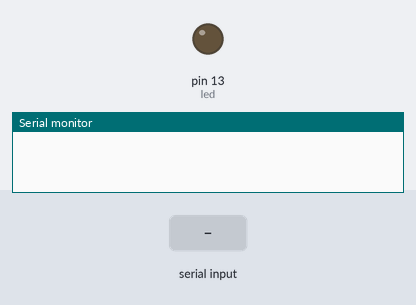
Recording of a sketch running on a simulated Arduino Uno, built with avr-gcc and run on an emulated ATmega328P. On the bench: output pins drawn as LEDs (lit = HIGH), the last lines printed to the serial monitor. The inputs (shaded band) are chosen by the test bench.

Above: at 1.2 s.
1.3 s: "1\n" received over Serial
At 2.2 s:
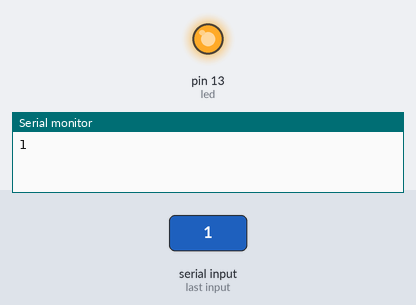
2.8 s: "0\n" received over Serial
At 3.3 s:
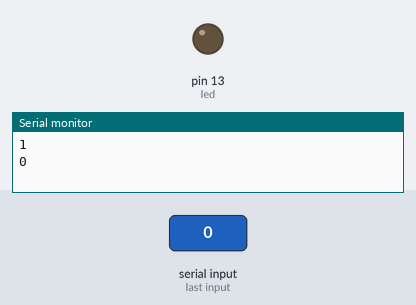
Timing chart, 0 to 5.8 s (numbered marks = the images above; inputs shaded):
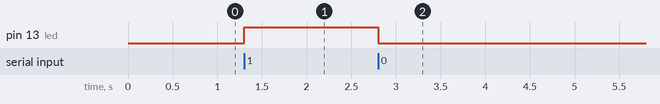

The sketch:

Prueba_enlace_Python.ino
```cpp
#include <String.h>

int led = 13;

String msg;
void setup() {
  // put your setup code here, to run once:
  pinMode(led,OUTPUT);
  pinMode(LED_BUILTIN, OUTPUT);
  Serial.begin(9600);
}

void loop() {
  // put your main code here, to run repeatedly:
  if(Serial.available() > 0 ){
    msg = Serial.readStringUntil('\n');
    Serial.println(msg);
    if(msg == "1"){
      digitalWrite(led,HIGH);
      //Serial.println(msg);
    }else{
      digitalWrite(led,LOW);
      //Serial.println(msg);
    }
  }
}
```

Measured:
- after the input at 1.3 s, pin 13 (led): LOW → HIGH at once
- after the input at 2.8 s, pin 13 (led): HIGH → LOW at once
